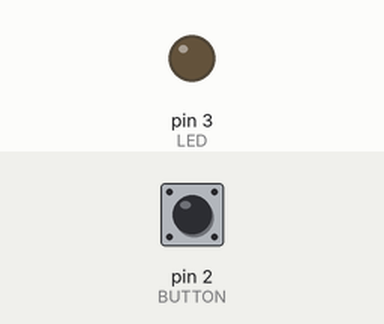
This sketch was run on a simulated Arduino Uno, built with avr-gcc and run on an emulated ATmega328P. On the bench: output pins drawn as LEDs (lit = HIGH). Dashed ring = blinking. Inputs (shaded band) come from the test bench; at power-on: pin 2 (BUTTON) LOW.

Above: at 1.2 s.
1.3 s: pin 2 (BUTTON) pulled HIGH for 1 s
At 2.7 s:
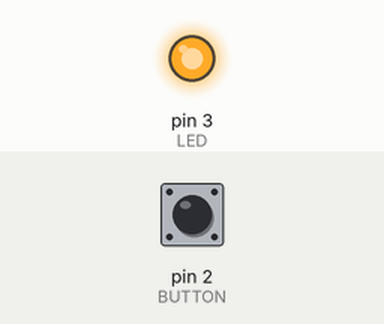
3.9 s: pin 2 (BUTTON) pulled HIGH for 0.25 s
At 5.3 s:
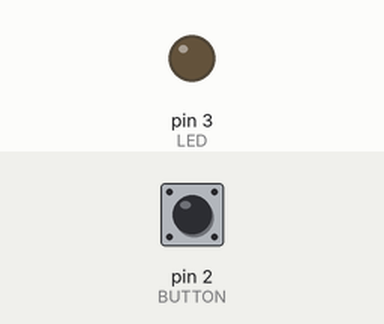
5.7 s: pin 2 (BUTTON) pulled HIGH for 3.2 s
At 6.1 s:
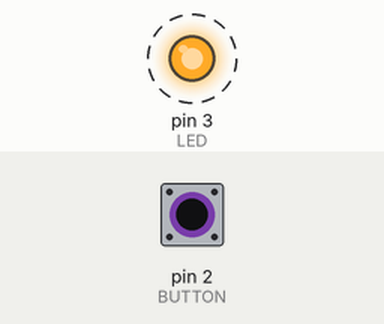
Timing chart, 0 to 10.5 s (numbered marks = the images above; inputs shaded):
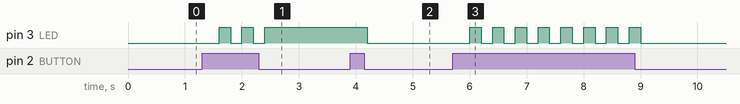

The sketch:

YPOK_5_2.ino
```cpp
// Урок 5 схема 2
//создаются переменные, которым присваиваются номера контактов контроллера
int LED = 3;
int BUTTON = 2;
int val = 0;  // переменная состояния нажатия кнопки
int state = 0;  // переменная состояния светодиода
void setup() {
 pinMode(LED, OUTPUT); // для пина, к которому подключен светодиод устанавливается режим: ВЫХОД
 pinMode(BUTTON, INPUT); // для пина, к которому подключена кнопка, устанавливается режим: ВХОД (считывание)
 }
void loop() {
 val = digitalRead(BUTTON);// считывается значение с кнопки и присваивается переменной val. если нажата, то HIGH, если нет, то LOW.
delay (200);    // задержка для страховки от ложного нажатия
if (val == HIGH)  // если нажата, то
  {
 state = 1 - state;  // меняется переменная состояния светодиода
  }
 if (state == 1) // если состояние 1, то
    {
 digitalWrite(LED, HIGH); // включается светодиод
    } else {
 digitalWrite(LED, LOW);   // если состоние 0, то выключается
           }
}
```

Measured:
- after the input at 1.3 s, pin 3 (LED): alternates HIGH for 0.20 s and LOW for 0.20 s, 5 changes in all, then stays HIGH, starting after 0.30 s
- after the input at 3.9 s, pin 3 (LED): HIGH → LOW after 0.30 s
- after the input at 5.7 s, pin 3 (LED): alternates HIGH for 0.20 s and LOW for 0.20 s, 16 changes in all, then stays LOW, starting after 0.30 s
